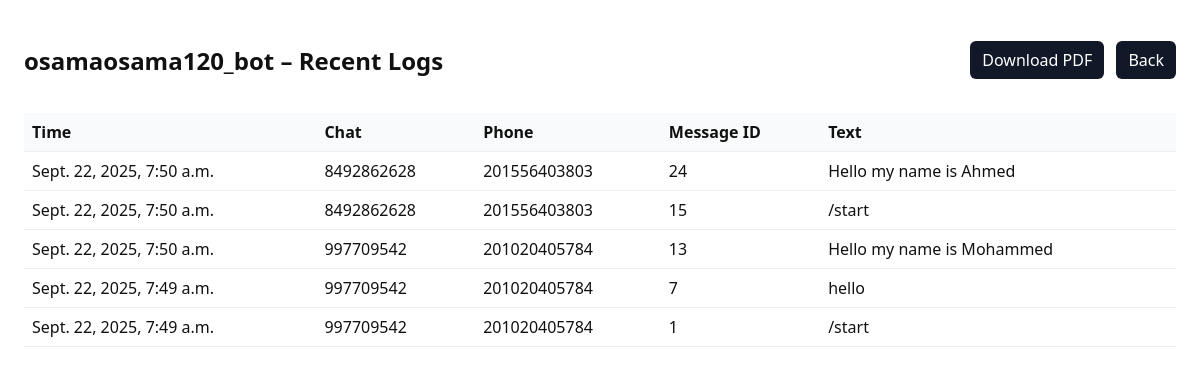
Page /hub/logs/token/8188150638:AAHLdWNgYA5qTm_LE7nb89qKvdI-VxymFtE/ (signed in) on the committed database.
### hub/models.py (models this page shows, shortened)
class Bot(models.Model):
    name = models.CharField(max_length=150)
    token = models.CharField(max_length=200, unique=True)
    is_active = models.BooleanField(default=False)
    created_at = models.DateTimeField(auto_now_add=True)
    admin_chat_id = models.BigIntegerField(blank=True, null=True)
    description = models.TextField(blank=True, null=True)
    image_url = models.URLField(blank=True, null=True)
    bot_link = models.URLField(blank=True, null=True, help_text="Direct link to the Telegram bot (e.g., https://t.me/your_bot)")

class MessageLog(models.Model):
    bot = models.ForeignKey(Bot, on_delete=models.CASCADE, related_name="message_logs")
    bot_user = models.ForeignKey(BotUser, on_delete=models.SET_NULL, null=True, blank=True, related_name="message_logs")
    message_id = models.CharField(max_length=64, blank=True, null=True)
    chat_id = models.BigIntegerField()
    from_user_id = models.BigIntegerField(blank=True, null=True)
    text = models.TextField(blank=True, null=True)
    raw = models.JSONField()
    received_at = models.DateTimeField(auto_now_add=True)
    class Meta:
        indexes = [
            models.Index(fields=["bot", "chat_id"]),
            models.Index(fields=["bot", "received_at"]),
        ]

class BotUser(models.Model):
    bot = models.ForeignKey(Bot, on_delete=models.CASCADE, related_name="users")
    telegram_id = models.BigIntegerField()
    username = models.CharField(max_length=150, blank=True, null=True)
    first_name = models.CharField(max_length=150, blank=True, null=True)
    last_name = models.CharField(max_length=150, blank=True, null=True)
    phone_number = models.CharField(max_length=32, blank=True, null=True)
    language_code = models.CharField(max_length=10, blank=True, null=True)
    is_blocked = models.BooleanField(default=False)
    joined_at = models.DateTimeField(auto_now_add=True)
    last_seen_at = models.DateTimeField(blank=True, null=True)
    started_at = models.DateTimeField(blank=True, null=True)
    state = models.CharField(max_length=50, blank=True, null=True)
    class Meta:
        unique_together = ("bot", "telegram_id")

### hub/views.py (the view)
# urls.py: path('logs/token/<str:bot_token>/', bot_logs_html_token, name='hub_logs_html_token'),
@login_required()
def bot_logs_html_token(request: HttpRequest, bot_token: str) -> HttpResponse:
    try:
        bot = Bot.objects.get(token=bot_token)
    except Bot.DoesNotExist:
        return HttpResponse(status=404)
    user = request.user
    allowed = False
    if user.is_superuser:
        allowed = True
    else:
        candidate_profile = getattr(user, 'candidate_profile', None)
        if candidate_profile and candidate_profile.candidate and candidate_profile.candidate.bot_id:
            allowed = (candidate_profile.candidate.bot_id == bot.id)
        elif bot.id == 2:
            allowed = True
    if not allowed:
        return HttpResponse("Forbidden", status=403)
    logs = MessageLog.objects.filter(bot=bot).select_related('bot_user').order_by('-received_at')[:500]
    return render(request, 'hub/logs.html', {'bot': bot, 'logs': logs})

### hub/templates/hub/logs.html (shortened to what this page needs)
<!DOCTYPE html>
<html lang="en">
<head>
</head>
<body>
  <div class="top">
    <h2>{{ bot.name }} – Recent Logs</h2>
    <div>
      <a class="button" href="{% if bot.token %}/hub/logs/token/{{ bot.token }}/pdf/{% else %}/hub/logs/{{ bot.id }}/pdf/{% endif %}">Download PDF</a>
      <a class="button" href="/hub/landing/{{ bot.id }}/" style="margin-left:8px;">Back</a>
    </div>
  </div>
  <table>
    <thead>
      <tr>
        <th>Time</th>
        <th>Chat</th>
        <th>Phone</th>
        <th>Message ID</th>
        <th>Text</th>
      </tr>
    </thead>
    <tbody>
      {% for log in logs %}
      <tr>
        <td>{{ log.received_at }}</td>
        <td>{{ log.chat_id }}</td>
        <td>{% if log.bot_user and log.bot_user.phone_number %}{{ log.bot_user.phone_number }}{% else %}-{% endif %}</td>
        <td>{{ log.message_id }}</td>
        <td style="white-space: pre-wrap;">{{ log.text }}</td>
      </tr>
      {% empty %}
      <tr><td colspan="4">No logs yet.</td></tr>
      {% endfor %}
    </tbody>
  </table>
</body>
</html>

### hub/templates/hub/logs.html (style rules this page uses)
body { font-family: system-ui, -apple-system, Segoe UI, Roboto, Arial, sans-serif; margin: 24px; color: #111; }
table { width: 100%; border-collapse: collapse; }
th, td { border-bottom: 1px solid #eee; text-align: left; padding: 8px; vertical-align: top; }
th { background: #f9fafb; }
.top { display:flex; align-items:center; justify-content: space-between; margin-bottom: 16px; }
a.button { background: #111827; color:#fff; padding: 8px 12px; border-radius: 6px; text-decoration:none; }

### rows in the picture
Bot: name "osamaosama120_bot"
MessageLog: received_at "Sept. 22, 2025, 7:50 a.m.", chat_id "8492862628", bot_user.phone_number "201556403803", message_id "24", text "Hello my name is Ahmed"
MessageLog: received_at "Sept. 22, 2025, 7:50 a.m.", chat_id "8492862628", bot_user.phone_number "201556403803", message_id "15", text "/start"
MessageLog: received_at "Sept. 22, 2025, 7:50 a.m.", chat_id "997709542", bot_user.phone_number "201020405784", message_id "13", text "Hello my name is Mohammed"
MessageLog: received_at "Sept. 22, 2025, 7:49 a.m.", chat_id "997709542", bot_user.phone_number "201020405784", message_id "7", text "hello"
MessageLog: received_at "Sept. 22, 2025, 7:49 a.m.", chat_id "997709542", bot_user.phone_number "201020405784", message_id "1", text "/start"
